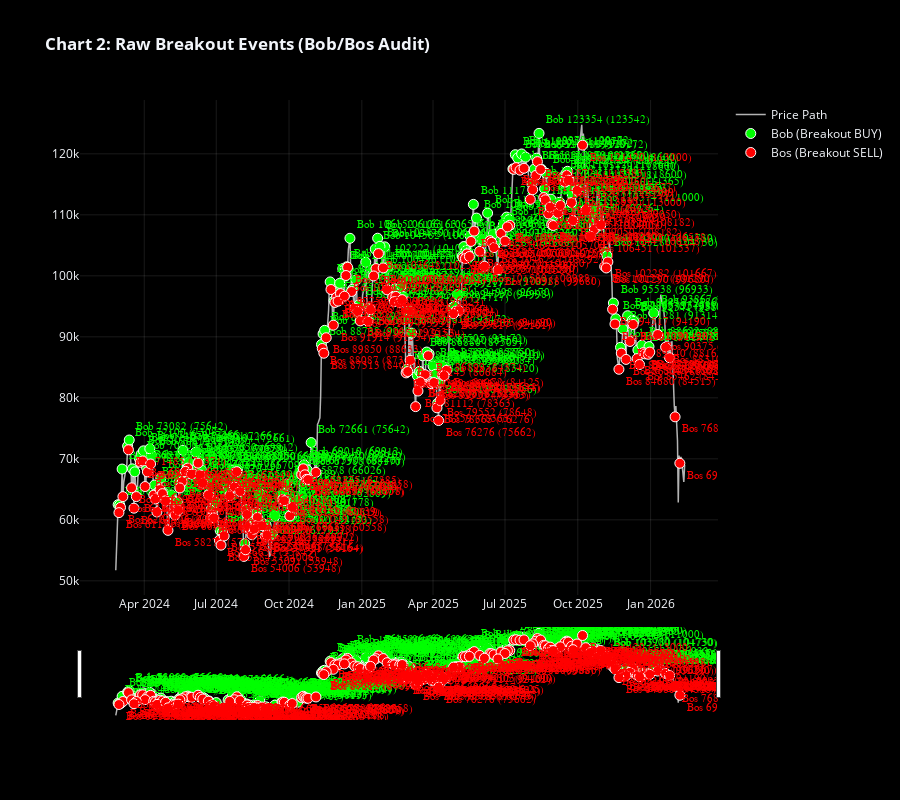

The code cell stored with this chart in its notebook:
### Markdown cell above
## 3. The Event Layer: Structural "Tagging" (Bob/Bos)
**Methodology:** A breakout is identified (Bob for Bullish, Bos for Bearish) when price closes through an unbroken swing level.
*   **Visual Logic:** Markers are intentionally placed on the **broken swing point**, not the breakout bar. This "tags" the historical structure as invalidated.
*   **Significance:** Establishes the bias for the higher-timeframe "Storyline."

### Code cell
fig2 = visualizer.create_breakout_audit(df, breakouts, title="Chart 2: Raw Breakout Events (Bob/Bos Audit)")
fig2.show()

### Figure 1 — Plotly figure (JSON) as saved in the notebook; plotly's stock layout.template omitted (floating-point values rounded to 4 significant figures; data arrays with more than 128 entries replaced by an {"elided": "..."} marker saying what was removed)
{"data": [{"line": {"color": "white", "width": 1.5}, "mode": "lines", "name": "Price Path", "opacity": 0.7, "type": "scatter", "x": {"elided": "721 str values"}, "y": {"elided": "721 float values"}}, {"marker": {"color": "#00ff00", "line": {"color": "white", "width": 1}, "size": 10, "symbol": "circle"}, "mode": "markers+text", "name": "Bob (Breakout BUY)", "text": {"elided": "171 str values"}, "textfont": {"color": "#00ff00", "family": "Arial Black", "size": 11}, "textposition": "top right", "type": "scatter", "x": {"elided": "171 str values"}, "y": {"elided": "171 float values"}}, {"marker": {"color": "red", "line": {"color": "white", "width": 1}, "size": 10, "symbol": "circle"}, "mode": "markers+text", "name": "Bos (Breakout SELL)", "text": {"elided": "176 str values"}, "textfont": {"color": "red", "family": "Arial Black", "size": 11}, "textposition": "bottom right", "type": "scatter", "x": {"elided": "176 str values"}, "y": {"elided": "176 float values"}}], "layout": {"height": 800, "paper_bgcolor": "black", "plot_bgcolor": "black", "title": {"text": "<b>Chart 2: Raw Breakout Events (Bob/Bos Audit)</b>"}, "xaxis": {"gridcolor": "rgba(255,255,255,0.1)", "rangeslider": {"visible": true}}, "yaxis": {"gridcolor": "rgba(255,255,255,0.1)"}}}
